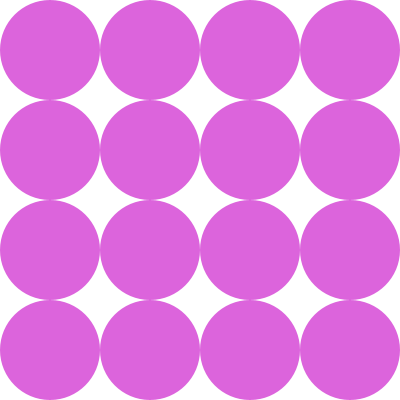
Frame 1 (no input)
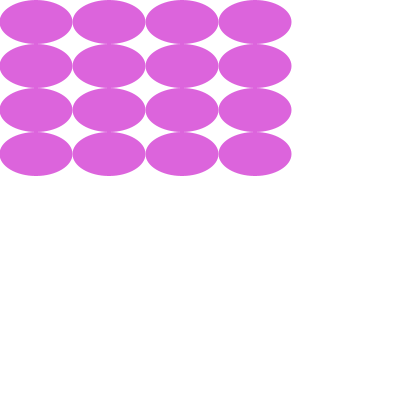
Frame 60 (the mouse pressed at the canvas centre just before this capture)
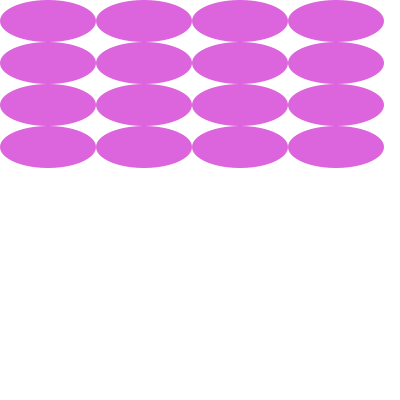
Frame 120 (the mouse held since frame 60 and released just before this capture)

The Processing sketch that drew these frames (run headless with seeded random() and noise(); from frame 60 on, the mouse is pressed at the canvas centre):

// Processing sketch: GridCompute
// ── GridCompute.pde
// GridCompute
//
// Dynamically calculate the size 
// & distance between circles in
// a 2D grid to fit within a given
// pixel size.
//
// Dan Wilcox danomatika.com 2016

// circle positions
float[] posX;
float[] posY;

// number of rows & cols
int rows = 4;
int cols = 4;

// calculated distance between circles
int xStep;
int yStep;

void setup() {
  size(400, 400);

  noStroke();
  
  // create arrays
  posX = new float[rows * cols];
  posY = new float[rows * cols];
  
  // init with full window size
  gridCompute(width, height);
}

void draw() {
  background(255);
  
  // randomly choose a new size every 50 frames
  if(frameCount % 50 == 0) {
    gridCompute(random(100, width), random(100, height));  
  }
  
  // draw
  fill(220, 100, 220);
  for(int i = 0; i < posX.length; ++i) {
    ellipse(posX[i], posY[i], xStep, yStep);
  }
}

void gridCompute(float w, float h) {
  int i = 0;
  xStep = int(w/float(cols));
  yStep = int(h/float(rows));
  println("steps: "+xStep+" "+yStep);
  for(int y = yStep/2; y < h; y = y+yStep) {
     for(int x = xStep/2; x < w; x = x+xStep) {
         posX[i] = x;
         posY[i] = y;
         i++;
     }
  }
}
